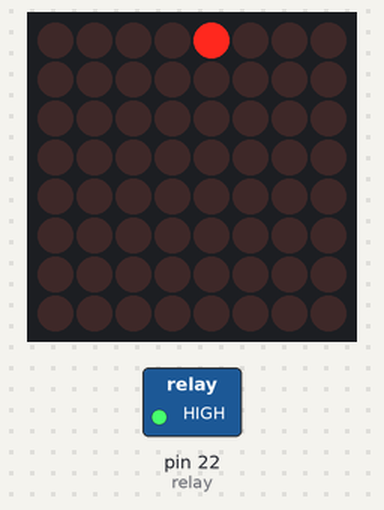
Simulated run of this sketch. Board: Arduino Mega 2560, built with avr-gcc and run on an emulated ATmega2560. Shown: 8×8 LED matrix, switched loads named in the sketch (green lamp = pin HIGH). Dashed ring = blinking.

Above: at 0.1 s.
Timing chart, 0 to 130.0 s (numbered marks = the images above):
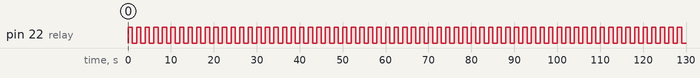

Measured:
- by itself, pin 22 (relay): alternates HIGH for 1.0 s and LOW for 1.0 s

The sketch:

mx_static_2.ino
```cpp
/*
      8x8 LED Matrix MAX7219 Example 01

   by Dejan Nedelkovski, www.HowToMechatronics.com

   Based on the following library:
   GitHub | riyas-org/max7219  https://github.com/riyas-org/max7219
*/

#include <MaxMatrix.h>

int CLK = 2;   // CLK pin of MAX7219 module
int CS = 3;    // CS pin of MAX7219 module
int DIN = 4
;   // DIN pin of MAX7219 module
int maxInUse = 1;

int relay = 22;
int d = 1000;

MaxMatrix m(DIN, CS, CLK, maxInUse);

char A[] = {4, 8,
            B01111110,
            B00010001,
            B00010001,
            B01111110,
           };

char B[] = {4, 8,
            B01111111,
            B01001001,
            B01001001,
            B00110110,
           };

char smile01[] = {8, 8,
                  B01010101,
                  B10101010,
                  B01010101,
                  B10101010,
                  B01010101,
                  B10101010,
                  B01010101,
                  B10101010
                  };
char smile02[] = {8, 8,
                  B11111000,
                  B11111111,
                  B11111111,
                  B11111111,
                  B11111111,
                  B11111111,
                  B11111111,
                  B11111000
                 };
char smile03[] = {8, 8,
                  B11111111,
                  B11111111,
                  B11111111,
                  B11111111,
                  B11111110,
                  B11111111,
                  B11111111,
                  B11111111
                 };

char smile04[] = {8, 8,

B00000000,
B00000000,
B00000000,
B00000000,
B00000001,
B00000000,
B00000000,
B00000000
                 };
char smile05[] = {8, 8,
                  B11111111,
                  B11111111,
                  B11111111,
                  B11111111,
                  B11111111,
                  B11111111,
                  B11111111,
                  B11111111
                 };

                 char smile06[] = {8, 8,

B00000000,
B00000000,
B00000000,
B00000000,
B00000000,
B00000000,
B00000000,
B00000000
                 };

void setup() {
  pinMode(relay,OUTPUT);
  m.init(); // MAX7219 initialization
  m.setIntensity(15); // initial led matrix intensity, 0-15

  m.writeSprite(0, 0, smile04);

}

void loop() {

//m.writeSprite(0, 0, smile04);
digitalWrite(relay,HIGH);
delay(d);
digitalWrite(relay,LOW);
delay(d);
}
```
